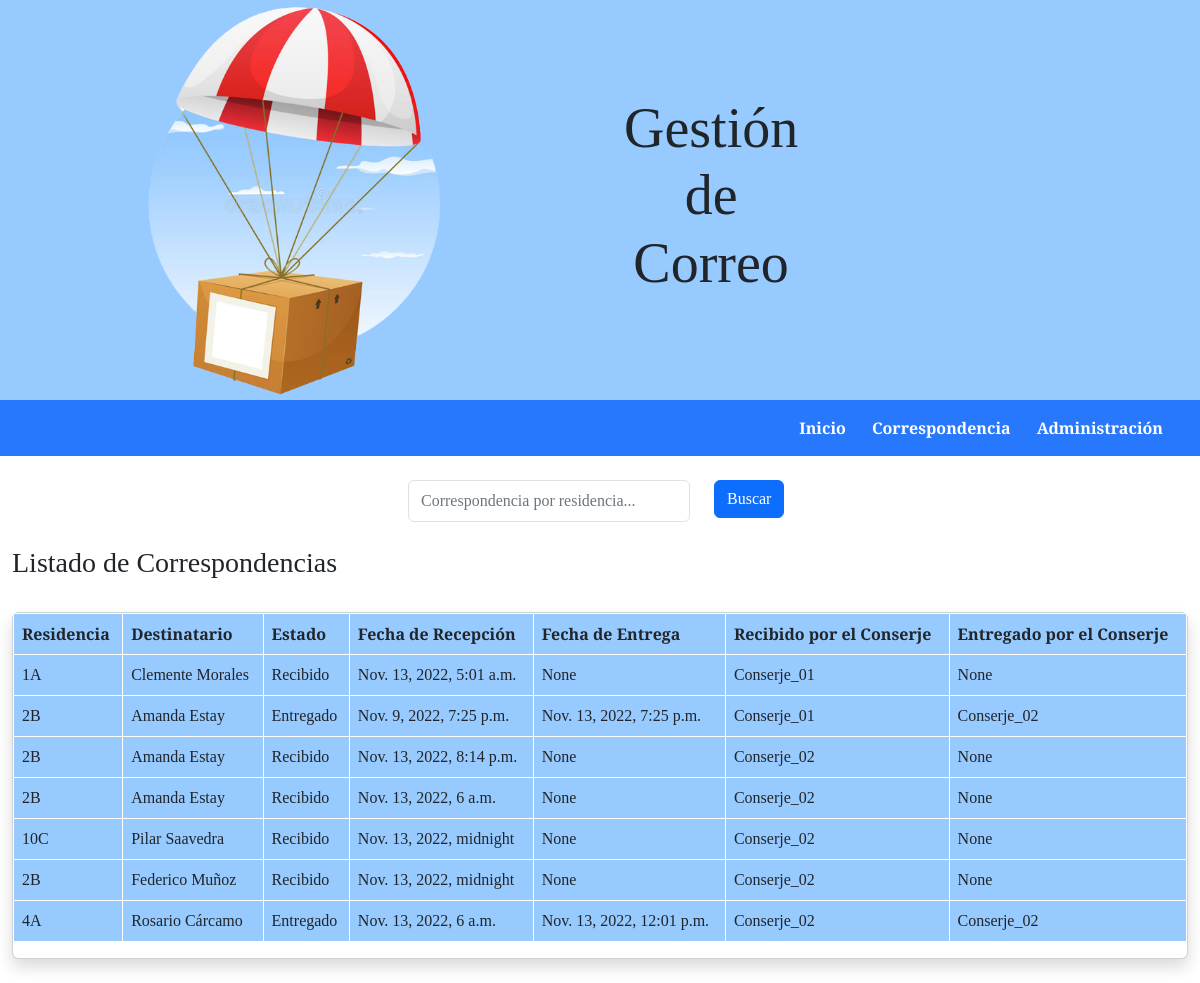
Page /correspondencia/ on the committed database.
### Core/models.py (models this page shows, shortened)
class Correspondencia(models.Model):
    residencia = models.CharField(max_length = 10)
    class Estado(models.TextChoices):
        ENTREGADO = 'Entregado'
        RECIBIDO = 'Recibido'
    estado = models.CharField(max_length = 10,choices =Estado.choices,default=Estado.RECIBIDO)
    destinatario = models.CharField(max_length = 50)
    f_recepcion = models.DateTimeField()
    f_entrega = models.DateTimeField(null=True,blank=True)
    remitente = models.CharField(max_length = 50)
    conserje_rec = models.CharField(max_length = 50)
    conserje_ent = models.CharField(max_length = 50,null=True,blank=True)

### Core/views.py (the view)
# urls.py: path('correspondencia/',views.correspondencia,name='correspondencia'),
def correspondencia(request):
    residencia_query = request.GET.get('residencia_info')
    correspondencias = Correspondencia.objects.all()
    if residencia_query:
        correspondencias = Correspondencia.objects.filter(Q(residencia__icontains = residencia_query))
    return render(request,'Core/correspondencia.html',{'correspondencias':correspondencias})

### Core/templates/Core/correspondencia.html (shortened to what this page needs)
{% extends 'Core/base.html' %}
{% block content %}
    <br>
    <div class="row">
      <div class="col-4"></div>
      <div class="col-6">
        <form method="GET" action=".">
          <div class="row">
            <div class="col-6"><input class="form-control py-2 border-right-0 border vertical-top" type="search" name="residencia_info" placeholder="Correspondencia por residencia..." value="{{ request.GET.residencia_info }}"  />
            </div>
            <div class="col-6"><button type="submit" class="btn btn-primary">Buscar</button></div>
          </div>
        </form>
      </div>
      <div class="col-2"></div>
    </div>
    <br>
    <div class="container-fluid">
        <h1 class="h3 mb-2 text-gray-800">Listado de Correspondencias</h1>
        <br>
        <div class="card shadow mb-4">
            <div class="table-responsive">
              <table class="table table-bordered"  width="100%" cellspacing="0">
                <thead>
                  <tr>
                    <th>Residencia</th>
                    <th>Destinatario</th>
                    <th>Estado</th>
                    <th>Fecha de Recepción</th>
                    <th>Fecha de Entrega</th>
                    <th>Recibido por el Conserje</th>
                    <th>Entregado por el Conserje</th>
                  </tr>
                </thead>
                <tbody>
                  {% for correspondencia in correspondencias %}
                    <tr>
                      <td>{{ correspondencia.residencia }}</td>
                      <td>{{ correspondencia.destinatario }}</td>
                      <td>{{ correspondencia.estado }}</td>
                      <td>{{ correspondencia.f_recepcion }}</td>
                      <td>{{ correspondencia.f_entrega }}</td>
                      <td>{{ correspondencia.conserje_rec }}</td>
                      <td>{{ correspondencia.conserje_ent }}</td>
                    </tr>
                    {% endfor %}
                </tbody>
              </table>
            </div>
        </div>
    </div>
{% endblock %}

### Core/templates/Core/base.html (shortened to what this page needs)
{% load static %}
<!DOCTYPE html>
<html lang="en">
<head>
    <link rel="stylesheet" href="{% static 'Core/css/bootstrap.css' %}">
    <link rel="stylesheet" href="{% static 'Core/css/estilos.css' %}">
</head>
<body>
    <div id="header" class="row">
        <div id="logo" class="col-6"></div>
        <div id="intro" class="col-6 bg-intro">
            <div class="jumbotron jumbotron-fluid">
                <div class="container text-center vertical-center">
                    <h4 class="display-4">Gestión <br> de <br> Correo</h4>
                </div>
            </div>
        </div>
    </div>
    <div id="menu" class="row bg-menu">
        <div id="col-4 co-sm-11 col-md-9 col-xl-6 col-xxl-6">
            <nav class="navbar navbar-expand-lg bg-top float-end">
            <div class="container-fluid">
                <div class="collapse navbar-collapse" id="navbarSupportedContent">
                    <ul class="navbar-nav me-auto mb-2 mb-lg-0">
                        <li><a href="{% url 'inicio' %}">Inicio</a></li>
                        <li><a href="{% url 'correspondencia' %}">Correspondencia</a></li>
                        <li><a href="{% url 'admin:index' %}">Administración</a></li>
                    </ul>
                </div>
            </div>
            </nav>
        </div>
    </div>
    {% block content %} {% endblock %}
</body>
</html>

### Core/static/Core/css/estilos.css (style rules this page uses)
body { font-family: 'EB Garamond', serif; }
#header { height: 50vh; }
.bg-menu { background-color: #2878FE; }
#logo { background-image: url(../img/loho.png); background-color: #97caff; background-repeat: no-repeat; background-position: center; background-size: contain; }
.bg-intro { background-color: #97caff; }
.vertical-center { min-height: 100%; min-height: 50vh; display: flex; align-items: center; }
nav { margin-right: 1vw; padding-bottom: 5vh; }
nav ul { display: inline; }
nav ul li { float: left; list-style: none; }
nav ul li a { display: block; padding: 8px; margin-left: 5px; margin-right: 5px; text-decoration: none; color: #fff; font-weight: bold; }
.table-bordered { border: #fff; }
.table { background-color: #97caff; }

### rows in the picture
Correspondencia: residencia "1A", destinatario "Clemente Morales", estado "Recibido", f_recepcion "Nov. 13, 2022, 5:01 a.m.", f_entrega "None", conserje_rec "Conserje_01", conserje_ent "None"
Correspondencia: residencia "2B", destinatario "Amanda Estay", estado "Entregado", f_recepcion "Nov. 9, 2022, 7:25 p.m.", f_entrega "Nov. 13, 2022, 7:25 p.m.", conserje_rec "Conserje_01", conserje_ent "Conserje_02"
Correspondencia: residencia "2B", destinatario "Amanda Estay", estado "Recibido", f_recepcion "Nov. 13, 2022, 8:14 p.m.", f_entrega "None", conserje_rec "Conserje_02", conserje_ent "None"
Correspondencia: residencia "2B", destinatario "Amanda Estay", estado "Recibido", f_recepcion "Nov. 13, 2022, 6 a.m.", f_entrega "None", conserje_rec "Conserje_02", conserje_ent "None"
Correspondencia: residencia "10C", destinatario "Pilar Saavedra", estado "Recibido", f_recepcion "Nov. 13, 2022, midnight", f_entrega "None", conserje_rec "Conserje_02", conserje_ent "None"
Correspondencia: residencia "2B", destinatario "Federico Muñoz", estado "Recibido", f_recepcion "Nov. 13, 2022, midnight", f_entrega "None", conserje_rec "Conserje_02", conserje_ent "None"
Correspondencia: residencia "4A", destinatario "Rosario Cárcamo", estado "Entregado", f_recepcion "Nov. 13, 2022, 6 a.m.", f_entrega "Nov. 13, 2022, 12:01 p.m.", conserje_rec "Conserje_02", conserje_ent "Conserje_02"
